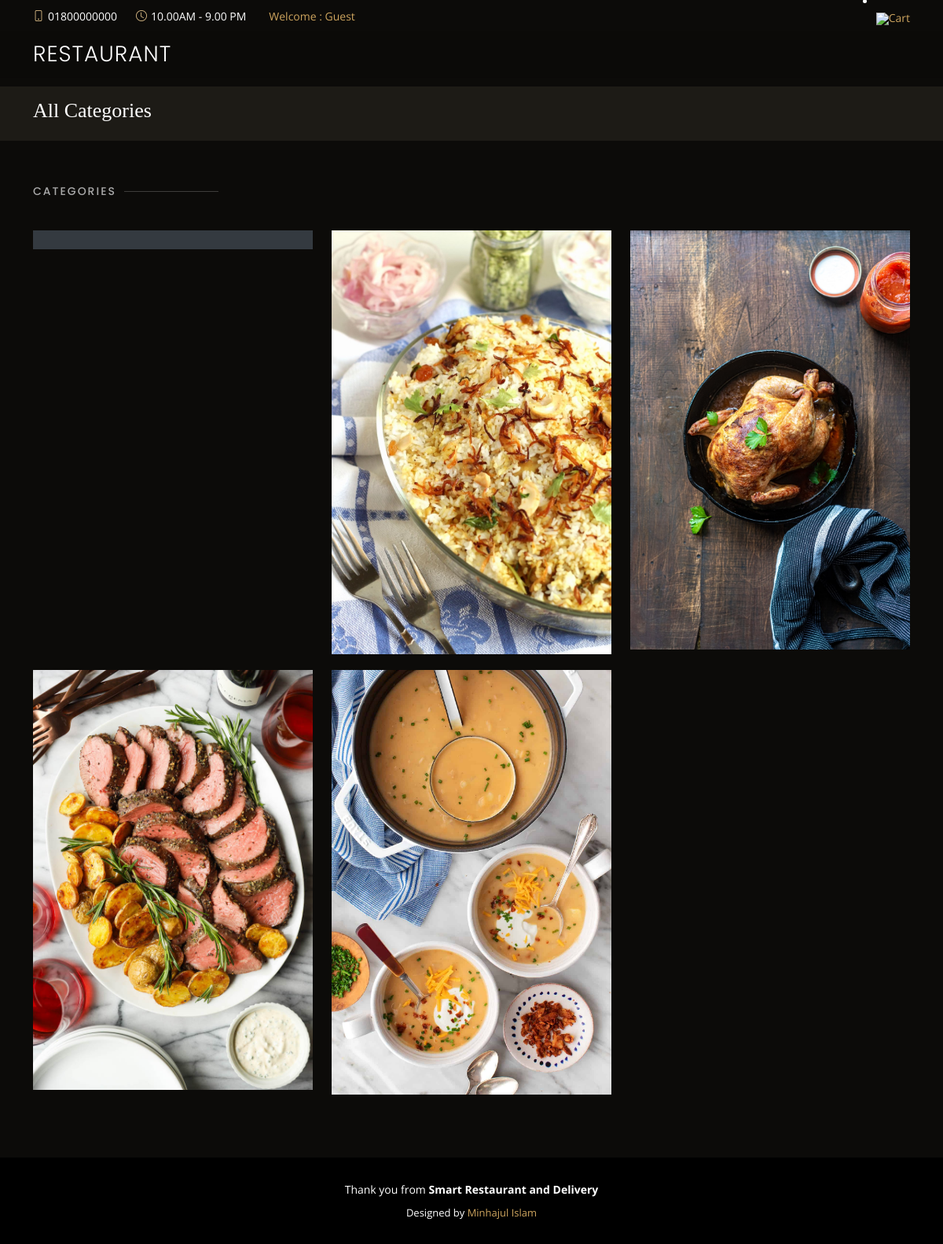
The page /food-category.php on the database its author committed.
### tables this page shows
CREATE TABLE `restaurant_info` (
  `id` int(11) NOT NULL,
  `location` varchar(255) NOT NULL,
  `open_hours` varchar(255) NOT NULL,
  `email` varchar(100) NOT NULL,
  `contact` varchar(15) NOT NULL
);

CREATE TABLE `table_category` (
  `id` int(10) UNSIGNED NOT NULL,
  `title` varchar(100) NOT NULL,
  `image_name` varchar(255) NOT NULL,
  `featured` varchar(10) NOT NULL,
  `active` varchar(10) NOT NULL
);

### food-category.php (the view, shortened to what this page needs)
<?php include('hf-ft-front/header.php'); ?>
  <header id="header" class="fixed-top d-flex align-items-cente">
    <div class="container-fluid container-xl d-flex align-items-center justify-content-lg-between">
      <h1 class="logo me-auto me-lg-0"><a href="home.php">Restaurant</a></h1>
    </div>
  </header>
  <main id="main">
    <section class="breadcrumbs">
      <div class="container">
        <div class="d-flex justify-content-between align-items-center">
          <h2>All Categories</h2>
        </div>
      </div>
    </section>
    <section class="chefs" >
      <div class="container">
        <div class="section-title">
          <h2>Categories</h2>
        </div>
        <div class="row">
          <?php
            $sql = " SELECT * FROM table_category WHERE featured='Yes' AND active='Yes' ";
            $res = mysqli_query($conn, $sql);
            $count = mysqli_num_rows($res);
            if($count>0){
              while($rows = mysqli_fetch_assoc($res)){
                $id = $rows['id'];
                $image_name = $rows['image_name'];
                ?>
                  <div class="col-lg-4 col-md-6">
                    <div class="member" data-aos="zoom-in" data-aos-delay="100">
                    <a href="<?php echo SITEURL;?>food-menu.php?category_id=<?php echo $id?>">
                    <?php
                      if($image_name==""){
                        echo "not available";
                      }
                      else{
                      ?>
                      <img src="<?php echo SITEURL; ?>images/category/<?php echo $image_name ?>" class="img-fluid" alt="" >
                      <?php
                      }
                      ?>
                    </a>
                  </div>
              </div>
              <?php
              }
            }
            else{
               echo "Not avilable";
            }
          ?>
        </div>
      </div>
    </section>
  </main>
  <?php include('hf-ft-front/footer.php'); ?>

### hf-ft-front/header.php (shortened to what this page needs)
<?php include('connection/connector.php'); ?>
<!DOCTYPE html>
<html lang="en">
<head>
  <link href="assets/vendor/animate.css/animate.min.css" rel="stylesheet">
  <link href="assets/vendor/aos/aos.css" rel="stylesheet">
  <link href="assets/vendor/bootstrap/css/bootstrap.min.css" rel="stylesheet">
  <link href="assets/vendor/bootstrap-icons/bootstrap-icons.css" rel="stylesheet">
  <link href="assets/vendor/boxicons/css/boxicons.min.css" rel="stylesheet">
  <link href="assets/vendor/glightbox/css/glightbox.min.css" rel="stylesheet">
  <link href="assets/vendor/swiper/swiper-bundle.min.css" rel="stylesheet">
  <link href="assets/css/style.css" rel="stylesheet">
</head>
<body>
  <div id="topbar" class="d-flex align-items-center fixed-top">
    <div class="container d-flex justify-content-center justify-content-md-between">
    <?php
      $sql = "SELECT * FROM restaurant_info";
      $res = mysqli_query($conn, $sql);
      $count = mysqli_num_rows($res);
      if($count>0)
      {
          while($row=mysqli_fetch_assoc($res))
          {
              $open_hours = $row['open_hours'];
              $contact = $row['contact'];
              ?>
      <div class="contact-info d-flex align-items-center">
        <i class="bi bi-phone d-flex align-items-center"><span><?php echo $contact; ?></span></i>
        <i class="bi bi-clock d-flex align-items-center ms-4"><span><?php echo $open_hours; ?></span></i>
        <?php
                        }
                    }
                    else
                    {
                    }
                ?>
        <i class="bi d-flex align-items-center ms-4"><span> <a href="user-account.php"  >
                   <?php
                   if(isset($_SESSION['username']))
                   {
                        echo "Welcome : ".$_SESSION['username']."";
                        echo "  <a href='../user-account.php'>";
                        echo "  </a>";
                   }
                   else
                   {
                    echo "Welcome : Guest ";
                   }
                   ?>
               </a></span></i>
      </div>
      <div class="languages d-none d-md-flex align-items-center">
        <ul>
        <li></li>
        <li style="list-style-type: none;"><a href="cart.php"><img src="https://img.icons8.com/external-flatart-icons-flat-flatarticons/64/000000/external-cart-marketing-flatart-icons-flat-flatarticons.png" width="30px"/>Cart</a></li>
        </ul>
      </div>
    </div>
  </div>

### assets/css/style.css (style rules this page uses)
body { font-family: "Open Sans", sans-serif; background: #0c0b09; color: #fff; }
a { color: #cda45e; text-decoration: none; }
h1, h2, h3, h4, h5, h6 { font-family: "Playfair Display", serif; }
#topbar { height: 40px; font-size: 14px; transition: all 0.5s; z-index: 996; }
#topbar .contact-info i { font-style: normal; color: #d9ba85; }
#topbar .contact-info i span { padding-left: 5px; color: #fff; }
#header { background: rgba(12, 11, 9, 0.6); border-bottom: 1px solid rgba(12, 11, 9, 0.6); transition: all 0.5s; z-index: 997; padding: 15px 0; top: 40px; }
#header .logo { font-size: 28px; margin: 0; padding: 0; line-height: 1; font-weight: 300; letter-spacing: 1px; text-transform: uppercase; font-family: "Poppins", sans-serif; }
#header .logo a { color: #fff; }
section { padding: 60px 0; overflow: hidden; }
.section-title { padding-bottom: 40px; }
.section-title h2 { font-size: 14px; font-weight: 500; padding: 0; line-height: 1px; margin: 0 0 5px 0; letter-spacing: 2px; text-transform: uppercase; color: #aaaaaa; font-family: "Poppins", sans-serif; }
.section-title h2::after { content: ""; width: 120px; height: 1px; display: inline-block; background: rgba(255, 255, 255, 0.2); margin: 4px 10px; }
.breadcrumbs { padding: 15px 0; background: #1d1b16; margin-top: 110px; }
.breadcrumbs h2 { font-size: 26px; font-weight: 300; }
.chefs .member { text-align: center; margin-bottom: 20px; background: #343a40; position: relative; overflow: hidden; }

### rows shown on the page
restaurant_info: contact "01800000000", open_hours "10.00AM - 9.00 PM"
table_category: image_name (picture)
table_category: image_name (picture)
table_category: image_name (picture)
table_category: image_name (picture)
